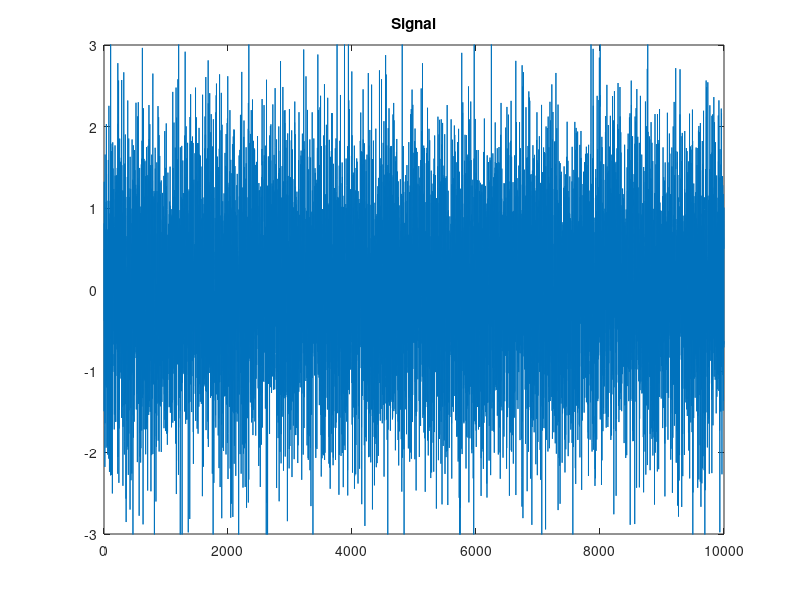
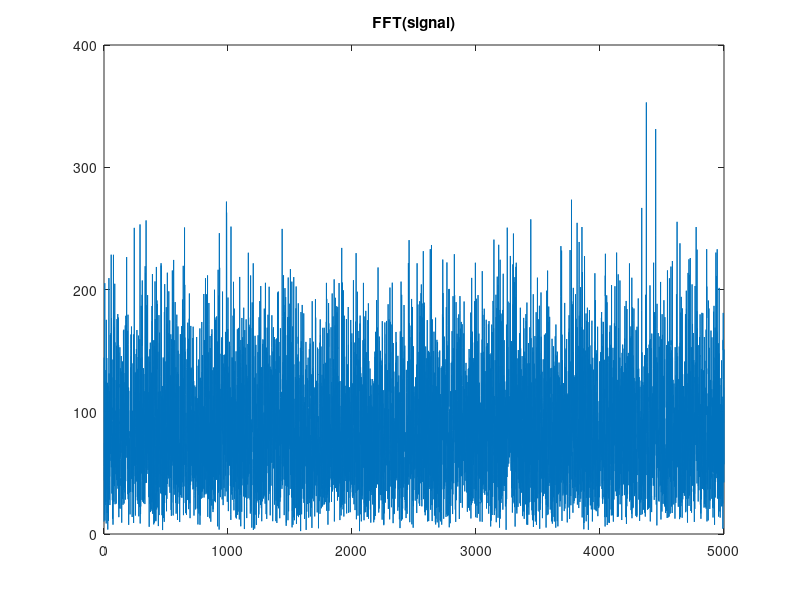
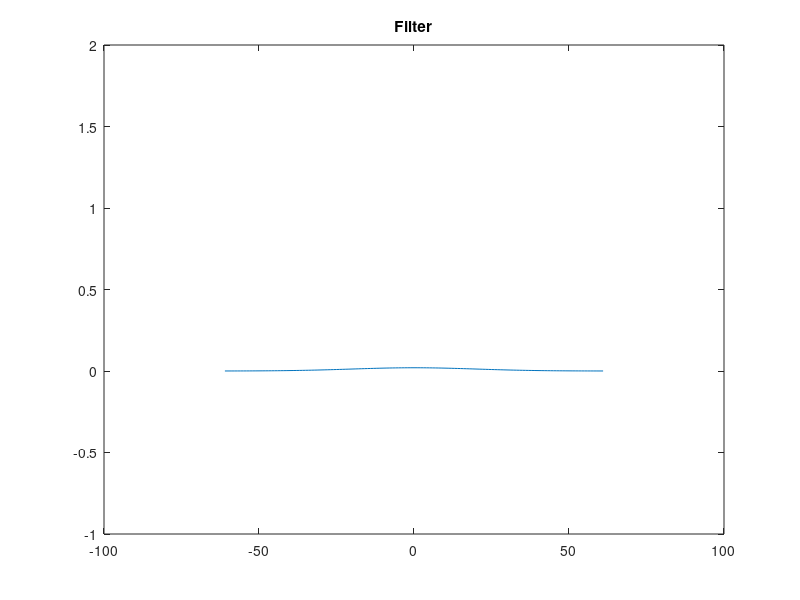
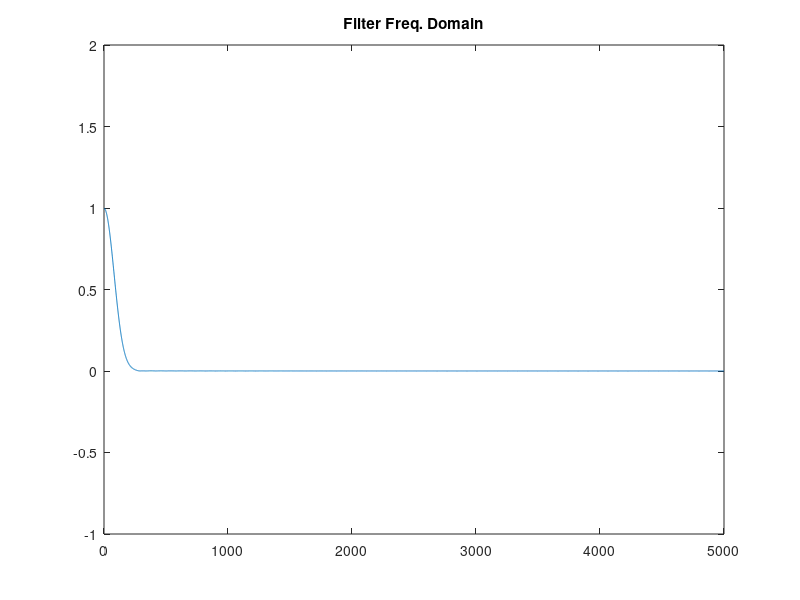

Write MATLAB code to recreate these figures, in order. (Note: this script raises an error after producing the figures.)
clear all;
close all;
clc;

Fs = 10000;
dt = 1/Fs;

t = (0:dt:1-dt);

f = 200;

signal = wgn(1,length(t),0);
figure; plot(signal); ylim([-3,3]); title('Signal');

% FFT
NFFT = 2^nextpow2(length(signal));
fft_signal = abs(fft(signal, NFFT));
faxis = Fs/2*linspace(0,1,NFFT/2+1);

figure;plot(faxis, fft_signal(1:NFFT/2+1)); title('FFT(signal)');

sigma = 20;
sigma_f = 1 / 2 / pi / sigma;
w = 2*ceil(1.5*sigma)+1;
filter = 1/(sqrt(2*pi)*sigma)*exp(-(-w:w).^2/(2*sigma^2));
figure;plot((-w:w), filter), title('Filter');  ylim([-1, 2]);

fft_filter = abs(fft(filter, NFFT));
figure;plot(faxis, fft_filter(1:NFFT/2+1)), title('Filter Freq. Domain'); ylim([-1, 2]);

filtered = conv(signal, filter, 'same');
figure;plot(filtered);title('Filtered Signal');

fft_filtered = abs(fft(filtered, NFFT));
figure;plot(faxis, fft_filtered(1:NFFT/2+1)); title('FFT(filtered signal)');

modulated = pmmod(filtered, 500, Fs, pi/2);
fft_modulated = abs(fft(modulated, NFFT));
figure;plot(faxis, fft_modulated(1:NFFT/2+1)); title('FFT(modulated signal)');
